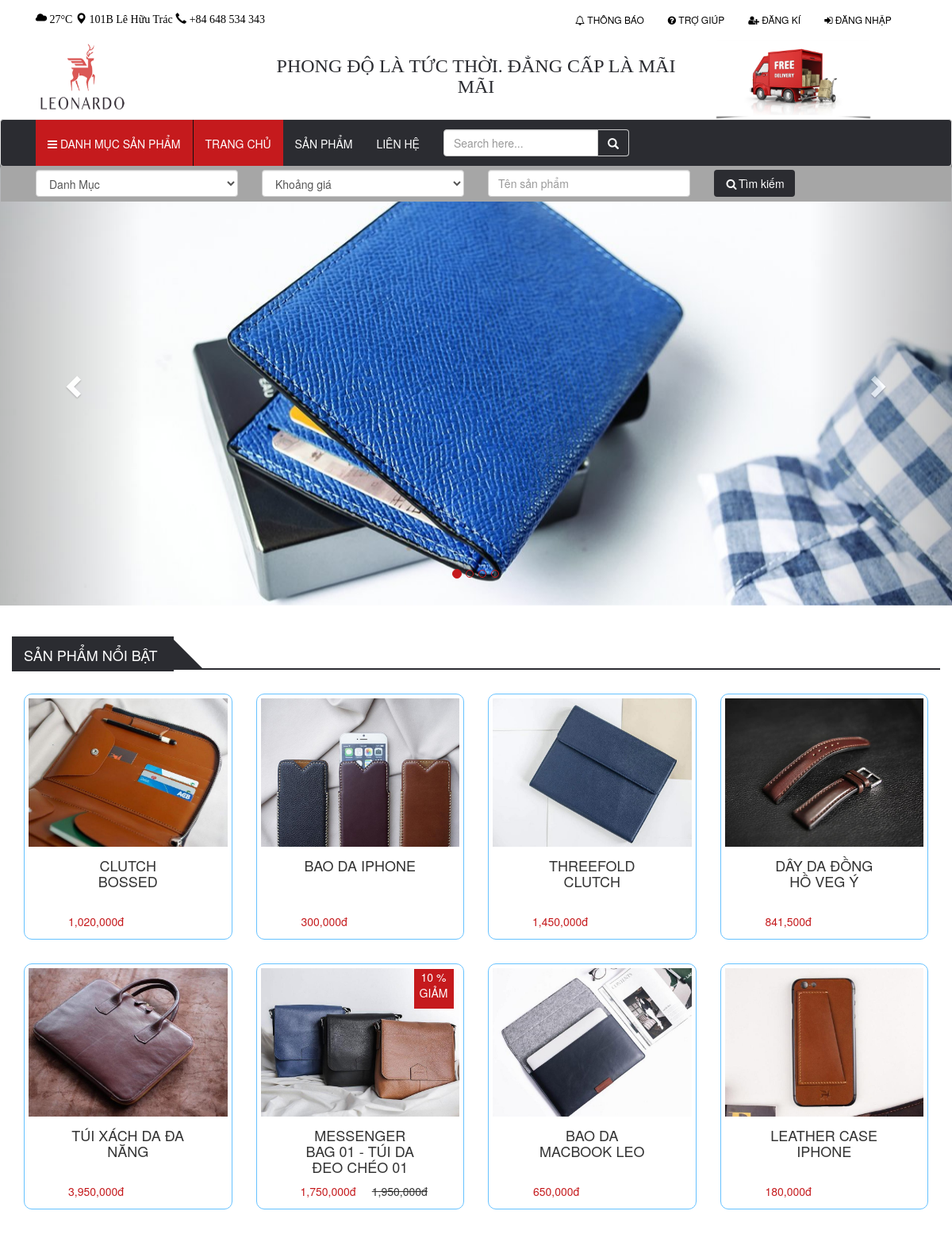
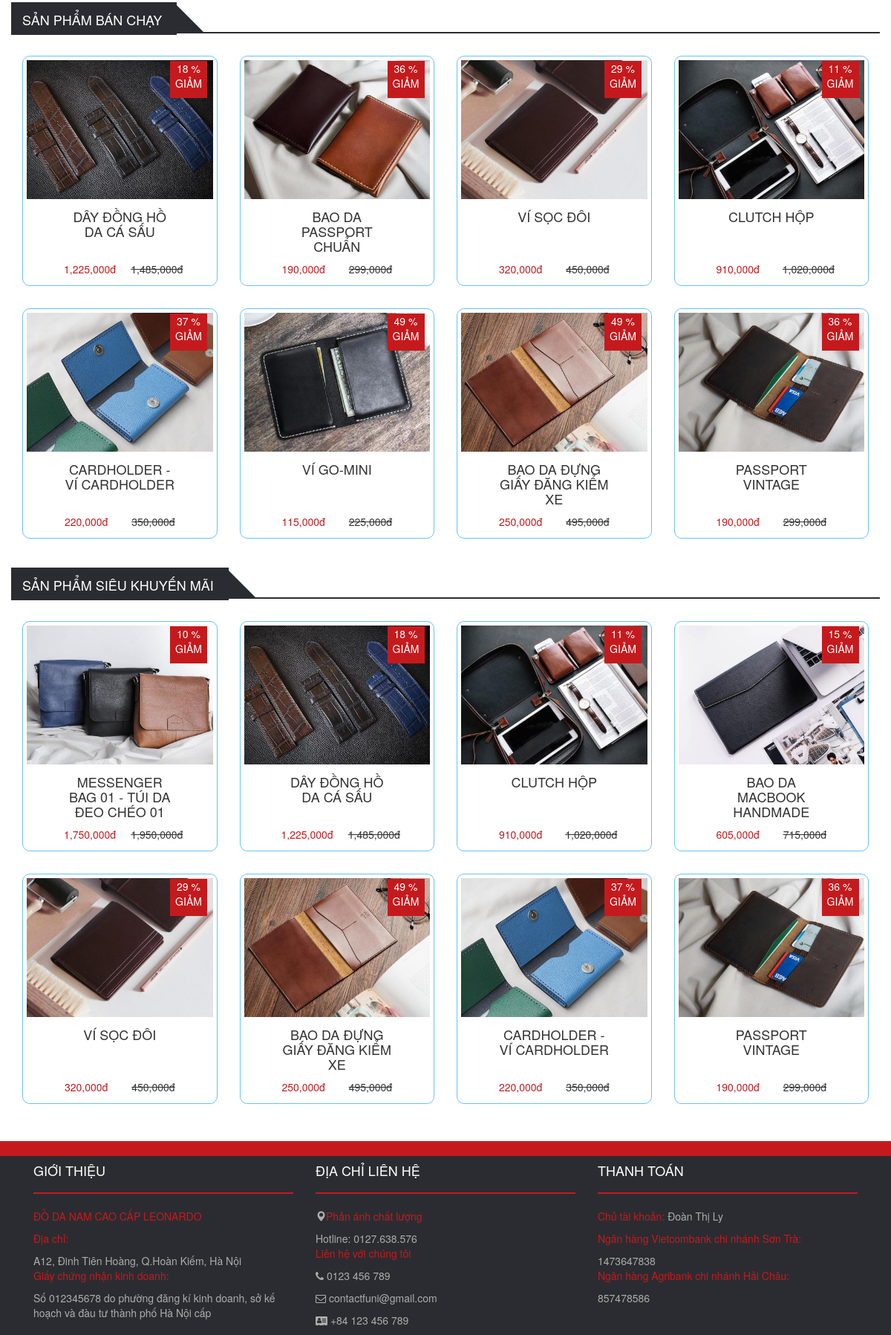
The app's page /home.php with its own data (2 pictures, top to bottom).
### tables this page shows
CREATE TABLE slides(
	slide_id INT(11) auto_increment PRIMARY KEY,
    img_url VARCHAR(255)
);

CREATE TABLE products(
	prod_id VARCHAR(10) PRIMARY KEY,
    prod_name VARCHAR(255),
    material VARCHAR(255),
    image nVARCHAR(500),
    price_in INT(11),
    price_out INT(11),
    date_add DATE,
    quantity INT(11),
    description text,
    cate_id VARCHAR(10),
    views int(11),
    status BOOLEAN,
    delete_at date,
    FOREIGN KEY (cate_id) REFERENCES categories (cate_id)
);

CREATE TABLE promotion(
	prod_id VARCHAR(10),
    new_price INT(11),
    date_start DATE,
    date_end DATE,
    FOREIGN KEY (prod_id) REFERENCES products (prod_id),
    PRIMARY KEY(prod_id,date_start)
);

### function.php (the view, shortened to what this page needs)
<?php
	class product
	{
		function showInfoProducthtml($prod_id, $name, $image, $price, $new_price){
			$show = "show";
			$page = $_SESSION['page'];
			if ($new_price == '') {
				$show = "hidden";
				$percent = 0;
				$new_price = $price;
			} else {
				$percent = round(($price - $new_price)/($price/100), 0);
				$show = "show";
			}
			echo "
				<div class='col-lg-3 col-md-3 col-sm-6 col-xs-6'>
					<div class='product-item'>
						<div class='product-image'>
							<img src='$image'>
						</div>
						<div class='promotion text-center $show'>
							$percent %
							GIẢM
						</div>
						<div class='product-control text-center'>
							<button class='btn'>
								<a href='$page.php?addProd_id=" . $prod_id . "'><i class = 'fa fa-cart-plus fa-lg' style='color: #FFF;'></i> Giỏ hàng
							</button>
							<button class='btn'>
								<a href='productDetail.php?prod_id=" . $prod_id . "'><i class = 'fa fa-eye' style='color: #FFF;'></i></a>
							</button>
						</div>
						<div class='caption text-center'>
							<div class='col-xs-12 prod_name'>
							<h4 class = 'text-uppercase'>$name</h4>
							</div>
							<div class='col-xs-6'>
							<span class='price float-left'>".number_format($new_price)."đ</span>
							</div>
							<div class='col-xs-6'>
							<s class='$show float-left'>". number_format($price). "đ</s>
							</div>
						</div>
					</div>
				</div>
			";
		}
		function showProduct($connect, $prod_id){
			if ($connect) {
				$sql = "SELECT products.prod_id, prod_name, material, image, price_in, price_out, date_add, quantity, description, cate_name, views, status, products.delete_at, new_price, date_start, date_end FROM products LEFT JOIN categories ON products.cate_id = categories.cate_id LEFT JOIN promotion ON products.prod_id = promotion.prod_id  WHERE products.prod_id = '$prod_id'";
				$result = $connect->query($sql);
				if ($result->num_rows > 0) {
					$row = $result->fetch_assoc();
					return $row;
				}
				return 0;
				}
		}
		function showProductHot($connect){
			if ($connect) {
				$sql = "SELECT * FROM products WHERE delete_at IS NULL ORDER BY views DESC LIMIT 8";
				$result = $connect->query($sql);
				if ($result->num_rows > 0) {
					while($row = $result->fetch_assoc()) {
							$info = $this->showProduct($connect, $row['prod_id']);
							$image = explode("|", $info['image']);
							$this->showInfoProducthtml($row['prod_id'], $info['prod_name'], $image[0], $info['price_out'], $info['new_price']);
					}
				}
			}
		}
		function showProductHotSell($connect){
			if ($connect) {
				$sql = "SELECT products.prod_id, SUM(ords_prods.quantity) FROM ords_prods, products WHERE products.prod_id = ords_prods.prod_id AND products.delete_at IS NULL GROUP BY(ords_prods.prod_id) ORDER BY SUM(ords_prods.quantity) DESC LIMIT 8;";
				$result = $connect->query($sql);
				if ($result->num_rows > 0) {
					while($row = $result->fetch_assoc()) {
						$info = $this->showProduct($connect, $row['prod_id']);
					}
				}
			}
		}
		function showProductPromotion($connect){
			if ($connect) {
				$sql = "SELECT * FROM promotion, products WHERE products.prod_id = promotion.prod_id AND products.delete_at IS NULL  ORDER BY new_price DESC LIMIT 8";
				$result = $connect->query($sql);
				if ($result->num_rows > 0) {
					while($row = $result->fetch_assoc()) {
						$info = $this->showProduct($connect, $row['prod_id']);
					}
				}
			}
		}
	}
	function showSlide($connect){
		if ($connect) {
			$sql = "SELECT * FROM slides";
			$result = $connect->query($sql);
			if ($result->num_rows > 0) {
				$count = 1;
			while($row = $result->fetch_assoc()) {
					if ($count == 1) {
						$active = "active";
					}else $active = "";
					echo "
						<div class='item $active'>
					        <img src='".$row['img_url']."' style='width:100%;'>
					    </div>
					";
					$count++;
				}
			}
		}
	}
?>

### home.php (shortened to what this page needs)
<?php
	include "function.php";
   ?>
<!DOCTYPE html>
<html>
<head>
  <link rel="stylesheet" href="https://maxcdn.bootstrapcdn.com/bootstrap/3.3.7/css/bootstrap.min.css">
  <link rel="stylesheet" href="https://cdnjs.cloudflare.com/ajax/libs/font-awesome/4.7.0/css/font-awesome.min.css">
  <link rel="stylesheet" type="text/css" href="style.css">
</head>
<body>
	<?php
		include "header.php";
	 ?>
	<div class="content">
	  <div id="myCarousel" class="carousel slide" data-ride="carousel">
	    <ol class="carousel-indicators">
	      <li data-target="#myCarousel" data-slide-to="0" class="active"></li>
	      <li data-target="#myCarousel" data-slide-to="1"></li>
	      <li data-target="#myCarousel" data-slide-to="2"></li>
	      <li data-target="#myCarousel" data-slide-to="3"></li>
	    </ol>
	    <div class="carousel-inner">
	      <?php showSlide($connect); ?>
	    </div>
	    <a class="left carousel-control" href="#myCarousel" data-slide="prev">
	      <span class="glyphicon glyphicon-chevron-left"></span>
	    </a>
	    <a class="right carousel-control" href="#myCarousel" data-slide="next">
	      <span class="glyphicon glyphicon-chevron-right"></span>
	    </a>
		</div>
		<div class="container">
			<div class="productHot">
				<div class="row">
					<div class="solugan">
						<div class="box-product-head">
							<span class="box-title">
								SẢN PHẨM NỔI BẬT
							</span>
							<span class="af-ter">
							</span>
						</div>
					</div>
					<?php
						$prod = new product();
						$prod->showProductHot($connect);
					?>
				</div>
			</div>
			<div class="productHotSell">
				<div class="row">
					<div class="solugan">
						<div class="box-product-head">
							<span class="box-title">
								SẢN PHẨM BÁN CHẠY
							</span>
							<span class="af-ter">
							</span>
						</div>
					</div>
					<?php
						$prod = new product();
						$prod->showProductHotSell($connect);
					?>
				</div>
			</div>
			<div class="productPromotion">
				<div class="row">
					<div class="solugan">
						<div class="box-product-head">
							<span class="box-title">
								SẢN PHẨM SIÊU KHUYẾN MÃI
							</span>
							<span class="af-ter">
							</span>
						</div>
					</div>
					<?php
						$prod = new product();
						$prod->showProductPromotion($connect);
					?>
				</div>
			</div>
		</div>
	</div>
	<?php include "footer.php" ?>
</body>
</html>

### header.php (shortened to what this page needs)
<!DOCTYPE html>
<html lang="en">
<head>
  <link rel="stylesheet" href="https://maxcdn.bootstrapcdn.com/bootstrap/3.3.7/css/bootstrap.min.css">
  <link rel="stylesheet" href="https://cdnjs.cloudflare.com/ajax/libs/font-awesome/4.7.0/css/font-awesome.min.css">
  <link rel="stylesheet" type="text/css" href="style.css">
</head>
<body>
<?php
  $showDangki_Dangnhap = "show";
  $showUsername = "hidden";
  $show = "hidden";
  if (isset($_SESSION['page']) && $_SESSION['page']=="home" ){
    $show= "show";
  }
 ?>
<div id="header">
  <div class="header-top">
    <div class="container">
      <div class="header-left col-lg-5 col-md-5 col-sm-6 col-xs-6">
        <div class="info">
          <span>
          <i class="glyphicon glyphicon-cloud"></i>
          27°C
          </span>
          <span>
            <i class="glyphicon glyphicon-map-marker"></i>
            101B Lê Hữu Trác
          </span>
          <span>
            <i class="glyphicon glyphicon-earphone"></i>
            +84 648 534 343
          </span>
        </div>
      </div>
      <div class="header-right col-lg-5 col-md-6 col-sm-6 col-xs-6">
        <ul class="nav navbar-nav" id="header-right">
          <li>
            <a href="" data-toggle="modal" data-target="#dangki"><span><i class="fa fa-bell-o "></i></span> THÔNG BÁO </a>
          </li>
          <li>
            <a href="" data-toggle="modal" data-target="#dangki">
              <span>
                <i class="fa fa-question-circle  "></i>
              </span>TRỢ GIÚP
            </a>
          </li>
          <li class="<?php echo $showDangki_Dangnhap?>">
            <a href="" data-toggle="modal" data-target="#dangki">
              <span>
                <i class="fa fa-user-plus "></i>
              </span> ĐĂNG KÍ
            </a>
          </li>
          <li class="<?php echo $showDangki_Dangnhap?>">
            <a href="" data-toggle="modal" data-target="#dangnhap">
              <span>
                <i class="fa fa-sign-in"></i>
              </span> ĐĂNG NHẬP
            </a>
          </li>
          <li><a href="cart.php"><span><i class="fa fa-shopping-cart fa-2x <?php echo $showUsername;?>"><sup><?php echo $_SESSION['totalQuantity']; ?></sup></i></span></a></li>
        </ul>
      </div>
    </div>
  </div>
  <div class="header-content">
    <div class="container">
      <div class="col-lg-3 col-md-3 col-sm-3 col-xs-6 logo">
        <img src="Image/logo.png" width="120px" height="100px">
      </div>
      <div class="solugan col-lg-6 col-md-6 col-sm-6 col-xs-6">
        <h3>PHONG ĐỘ LÀ TỨC THỜI. ĐẲNG CẤP LÀ MÃI MÃI</h3>
      </div>
      <div class="col-lg-3 col-md-3 col-sm-3 col-xs-0 ship" style="float: left;">
        <img src="Image/ship.png" width="200px" height="100px">
      </div>
    </div>
  </div>
  <div class="header-menu text-uppercase" id="myMenu">
    <nav class="navbar navbar-default">
      <div class="container">
        <div class="collapse navbar-collapse" id="myNavbar">
          <ul class="nav navbar-nav">
            <li class="dropdown ">
              <a href="#" id="category" class="dropdown-toggle" data-toggle="dropdown"><span class="fa fa-bars "></span>  DANH MỤC SẢN PHẨM</a>
            </li>
            <li class="<?php if (isset($_SESSION['page']) && $_SESSION['page'] == 'home' ) {
              echo "active"; } ?>"><a href="home.php">TRANG CHỦ</span></a></li>
            <li class="<?php if (isset($_SESSION['page']) && $_SESSION['page'] == 'product' ) {
              echo "active"; } ?>"><a href="product.php">SẢN PHẨM </a></li>
            <li><a href="#">LIÊN HỆ </span></a></li>
            <li>
            <form method="post" class="navbar-form">
              <div class="input-group search-box">
                <input type="text" class="form-control" placeholder="Search here...">
                <span class="input-group-addon btn btn-primary"> <i class="glyphicon glyphicon-search"></i> </span>
              </div>
            </form>
          </li>
          </ul>
        </div>
      </div>
      <div class="filter <?php echo $show ?>" style="height: 45px; background: #a6a6a6; padding: 5px 0px 5px 0px;">
        <div class="container">
          <form method="POST" action="">
            <div class="col-xs-3">
              <select class="form-control" name="cate_id">
                <option value="">Danh Mục</option>
              </select>
            </div>
            <div class="col-xs-3">
              <select class="form-control" name="price">
                <option value="0">Khoảng giá</option>
              </select>
            </div>
            <div class="col-xs-3">
              <input type="text" name="prod_name" placeholder="Tên sản phẩm" class="form-control">
            </div>
            <div class="col-xs-2">
              <button class="btn" type="submit" name="search" ><i class="fa fa-search fa-fw"></i>Tìm kiếm</button>
            </div>
          </form>
        </div>
      </div>
    </nav>
  </div>
</div>
</body>
</html>

### footer.php (shortened to what this page needs)
<!DOCTYPE html>
<html>
<head>
	<link rel="stylesheet" type="text/css" href="style.css">
</head>
<body>
	<div class="before-footer">
	</div>
	<div class="footer">
		<div class="container">
			<div class="col-lg-4 col-md-4 col-sm-6 col-xs-6">
				<h4>GIỚI THIỆU</h4>
				<hr>
				<p class="title">ĐỒ DA NAM CAO CẤP LEONARDO</p>
				<p class="title">Địa chỉ: </p><span>A12, Đinh Tiên Hoàng, Q.Hoàn Kiếm, Hà Nội</span>
				<p class="title">Giấy chứng nhận kinh doanh: </p><span>Số 012345678 do phường đăng kí kinh doanh, sở kế hoạch và đàu tư thành phố Hà Nội cấp</span>
			</div>
			<div class="col-lg-4 col-md-4 col-sm-6 col-xs-6">
				<h4>ĐỊA CHỈ LIÊN HỆ</h4>
				<hr>
				<p class="title"><span><i class="glyphicon glyphicon-map-marker"></i></span>Phản ánh chất lượng</p><span><a href="#">Hotline: 0127.638.576</a></span> <br>
				<p class="title">Liên hệ với chúng tôi </p>
				<p><a href="#"><span><i class="fa fa-phone"></i></span> 0123 456 789</a></p>
				<p><a href="#"><span><i class="fa fa-envelope-o "></i></span> contactfuni@gmail.com</a></p>
				<p><a href="#"><span><i class="fa fa-address-card "></i></span> +84 123 456 789</a></p>
			</div>
			<div class="col-lg-4 col-md-4 col-sm-6 col-xs-6">
				<h4>THANH TOÁN</h4>
				<hr>
				<p class="title">Chủ tài khoản: <span>Đoàn Thị Ly</span></p>
				<p class="title">Ngân hàng Vietcombank chi nhánh Sơn Trà: </p><span>1473647838</span>
				<p class="title">Ngân hàng Agribank chi nhánh Hải Châu: </p><span>857478586</span>
			</div>
		</div>
	</div>
</body>
</html>

### style.css (style rules this page uses)
.header-menu .navbar-nav>li.active>a, .header-menu .navbar-nav>li.active>a:focus, .header-menu .navbar-nav>li.active>a:hover { border-top: none; border-left: 1px solid #111; border-right: none; background: #c51a1d; color: #fff; }
.btn { background: #2b2c31; color: #FFFFFF; }
#header { height: 132px; width: 100%; z-index:999; left:0; top:0; position: absolute; }
.header-top { height: 50px; }
.header-top .header-left { color: black; font-family:'Montserrat'; }
.header-top li { height: 100%; }
.header-menu .navbar { height: 60px; background: #2b2c31; box-shadow: 0 2px 2px 0px rgba(0,0,0,0.5); }
.navbar .navbar-nav li a { height: 58px; line-height: 30px; }
.navbar-default { background-color: black; }
.header-left { float: left; height: 50px; line-height: 50px; color: #111; }
.header-left .info { height: 100%; line-height: 100%; }
.header-right li a { color: #11111; }
.header-right a { color: black; font-size: 12px; }
.header-right { float: right; line-height: 50px; height: 50px; }
.info { margin-top: 15px; }
.header-menu .navbar-nav li { color: #111111; font-weight: 5px; }
.header-menu .navbar-nav { background: #2b2c31; }
.search-box { clear: both; }
.navbar-default .navbar-nav>li>a { color: #fff; }
#category { background: #c51a1d; }
.search-box { margin-top: 4px; }
.solugan h3 { text-align: center; font-family: Ubunu; color: #2b2c31; }
.content { margin-top: 200px; }
.product-item { border: 1px solid #66c2ff; border-radius: 10px; padding: 5px 5px 5px 5px; height: 310px; margin-top: 30px; }
.product-item .promotion { width: 50px; height: 50px; background: #c51a1d; color: #FFFFFF; position: absolute; top: 37px; left: 214px; }
.product-control { height: 34px; margin-top: -45px; }
.box-product-head { height: 31px; border-bottom: 2px solid #2b2c31; }
.box-product-head .box-title { color: #fff; border-bottom: 0px solid #ff3300; font-size: 18px; padding: 10px 20px 8px 15px; background: #2b2c31; }
.box-product-head > span.af-ter { border: 19px solid #2b2c31; border-right-color: transparent; border-top-color: transparent; height: 30px; position: absolute; width: 30px; margin-top: -7px; }
.product-item .product-image img { width: 100%; height: 100%; }
.caption { padding-top: 10px; padding-bottom: 10px; }
.caption .prod_name { height: 80px; }
.caption .price { color: #c51a1d; }
.productHot, .productHotSell, .productSearch { margin-top: 50px; }
.productPromotion { margin-top: 50px; margin-bottom: 50px; }
#myCarousel ol.carousel-indicators li { border: 1px solid #c51a1d; }
#myCarousel ol.carousel-indicators .active { background: #c51a1d; }
.caption { padding: 15px 35px; }
.before-footer { height: 20px; background: #c51a1d; }
.footer { background: #2b2c31; }
.footer a { color: #adadad; text-decoration: none; }
.footer h4 { color: #ffff; }
.footer span { color: #adadad; }
.footer hr { border: 1px solid #c51a1d; }
.title { color: #c51a1d; font-weight: 5px; }

### records on screen
slides: img_url (picture)
products: shows a picture, prod_name "CLUTCH BOSSED", price_out "1,020,000"
products: shows a picture, prod_name "BAO DA IPHONE", price_out "300,000"
products: shows a picture, prod_name "THREEFOLD CLUTCH", price_out "1,450,000"
products: shows a picture, prod_name "DÂY DA ĐỒNG HỒ VEG Ý", price_out "841,500"
products: shows a picture, prod_name "TÚI XÁCH DA ĐA NĂNG", price_out "3,950,000"
products: price_out.new_price "10", prod_name "MESSENGER BAG 01 - TÚI DA ĐEO CHÉO 01", promotion.new_price "1,750,000", price_out "1,950,000"
products: shows a picture, prod_name "BAO DA MACBOOK LEO", price_out "650,000"
products: shows a picture, prod_name "LEATHER CASE IPHONE", price_out "180,000"
products: price_out.new_price "18", prod_name "DÂY ĐỒNG HỒ DA CÁ SẤU", promotion.new_price "1,225,000", price_out "1,485,000"
products: shows a picture, price_out.new_price "36", prod_name "BAO DA PASSPORT CHUẨN", promotion.new_price "190,000", price_out "299,000"
products: price_out.new_price "29", prod_name "VÍ SỌC ĐÔI", promotion.new_price "320,000", price_out "450,000"
products: price_out.new_price "11", prod_name "CLUTCH HỘP", promotion.new_price "910,000", price_out "1,020,000"
products: price_out.new_price "37", prod_name "CARDHOLDER - VÍ CARDHOLDER", promotion.new_price "220,000", price_out "350,000"
products: shows a picture, price_out.new_price "49", prod_name "VÍ GO-MINI", promotion.new_price "115,000", price_out "225,000"
products: price_out.new_price "49", prod_name "BAO DA ĐỰNG GIẤY ĐĂNG KIỂM XE", promotion.new_price "250,000", price_out "495,000"
products: price_out.new_price "36", prod_name "PASSPORT VINTAGE", promotion.new_price "190,000", price_out "299,000"
promotion: percent "10", prod.prod_name "MESSENGER BAG 01 - TÚI DA ĐEO CHÉO 01", new_price "1,750,000", prod.price_out "1,950,000"
promotion: percent "18", prod.prod_name "DÂY ĐỒNG HỒ DA CÁ SẤU", new_price "1,225,000", prod.price_out "1,485,000"
promotion: percent "11", prod.prod_name "CLUTCH HỘP", new_price "910,000", prod.price_out "1,020,000"
promotion: shows a picture, percent "15", prod.prod_name "BAO DA MACBOOK HANDMADE", new_price "605,000", prod.price_out "715,000"
promotion: percent "29", prod.prod_name "VÍ SỌC ĐÔI", new_price "320,000", prod.price_out "450,000"
promotion: percent "49", prod.prod_name "BAO DA ĐỰNG GIẤY ĐĂNG KIỂM XE", new_price "250,000", prod.price_out "495,000"
promotion: percent "37", prod.prod_name "CARDHOLDER - VÍ CARDHOLDER", new_price "220,000", prod.price_out "350,000"
promotion: percent "36", prod.prod_name "PASSPORT VINTAGE", new_price "190,000", prod.price_out "299,000"
